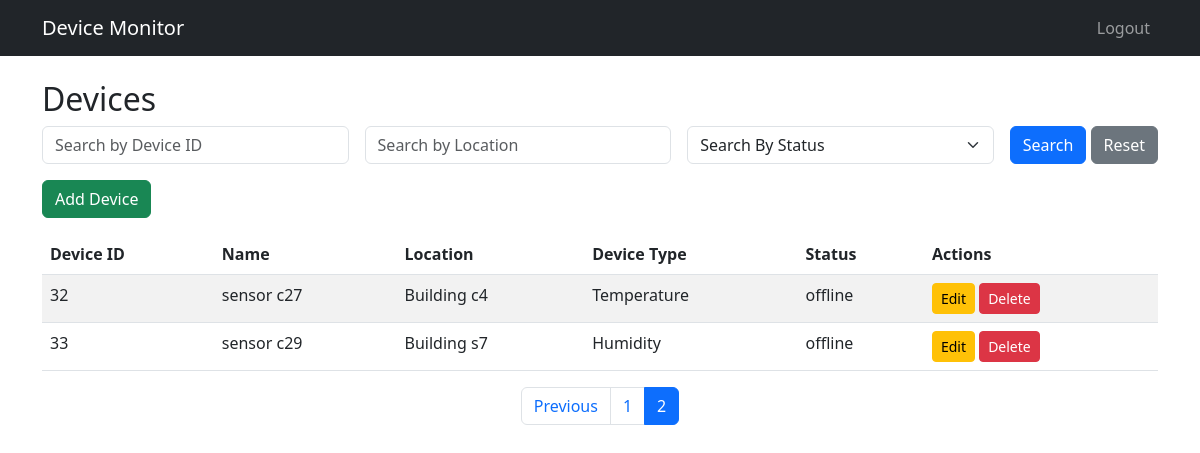
Page /devices/home?page=2 (signed in) on the committed database.
### app/models.py (models this page shows, shortened)
class Device(db.Model):
    id = db.Column(db.Integer, primary_key=True)
    name = db.Column(db.String(120), nullable=False)
    device_type = db.Column(db.String(50), nullable=False)
    status = db.Column(db.String(20), nullable=False)
    location = db.Column(db.String(100), nullable=False)
    user_id = db.Column(db.Integer, db.ForeignKey('user.id'), nullable=False)  # Consider ondelete='CASCADE' for PostgreSQL
    diagnostics = db.relationship('DeviceDiagnostics', backref='device', lazy='dynamic')

### app/routes/device.py (the view)
@device_bp.route('/home')
@jwt_required()
def list_devices():
    try:
        user_id = get_jwt_identity()
        search_id = request.args.get('id')
        location = request.args.get('location')
        status = request.args.get('status')
        page = request.args.get('page', 1, type=int)
        query = Device.query.filter_by(user_id=user_id)
        if search_id:
            query = query.filter(Device.id == int(search_id))
        if location:
            query = query.filter(Device.location.ilike(f'%{location}%'))
        if status:
            query = query.filter(Device.status.ilike(f'%{status}%'))
        pagination = query.paginate(page=page, per_page=5, error_out=False)
        return render_template('devices.html', devices=pagination.items, pagination=pagination, request=request)
    except Exception as e:
        current_app.logger.error("Device listing failed: %s", str(e))
        flash("Failed to load devices.", "danger")
        return redirect(url_for('main.home'))

### app/templates/devices.html (shortened to what this page needs)
{% extends 'base.html' %}
{% block content %}
<h2>Devices</h2>
<form method="get" class="row g-3 mb-3">
  <div class="col">
    <input type="text" class="form-control" name="id" placeholder="Search by Device ID" value="{{ request.args.get('id', '') }}">
  </div>
  <div class="col">
    <input type="text" class="form-control" name="location" placeholder="Search by Location" value="{{ request.args.get('location', '') }}">
  </div>
  <div class="col">
    <select name="status" class="form-select" >
      <option disabled selected value="">Search By Status</option>
    </select>
 </div>
  <div class="col-auto">
    <button type="submit" class="btn btn-primary">Search</button>
    <a href="{{ url_for('device.list_devices') }}" class="btn btn-secondary">Reset</a>
  </div>
</form>
<div class="mb-3">
  <a href="{{ url_for('device.add_device') }}" class="btn btn-success">Add Device</a>
</div>
<table class="table table-striped">
  <thead>
    <tr>
      <th> Device ID</th>
      <th>Name</th>
      <th>Location</th>
      <th>Device Type</th>
      <th>Status</th>
      <th>Actions</th>
    </tr>
  </thead>
  <tbody>
    {% for device in devices %}
    <tr>
      <td>{{ device.id }}</td>
      <td>{{ device.name }}</td>
      <td>{{ device.location }}</td>
      <td>{{ device.device_type }}</td>
      <td>{{ device.status }}</td>
      <td>
        <a href="{{ url_for('device.update_device', id=device.id) }}" class="btn btn-warning btn-sm">Edit</a>
        <a href="{{ url_for('device.delete_device', id=device.id) }}" class="btn btn-danger btn-sm">Delete</a>
      </td>
    </tr>
    {% endfor %}
  </tbody>
</table>
{% set args = request.args.to_dict() %}
{% set _ = args.pop('page', None) %}
{{ render_pagination(pagination, 'device.list_devices', args) }}
{% endblock %}

### rows in the picture
Device: id "32", name "sensor c27", location "Building c4", device_type "Temperature", status "offline"
Device: id "33", name "sensor c29", location "Building s7", device_type "Humidity", status "offline"

### other values in the picture
{{ page_num }} "1" "2"
